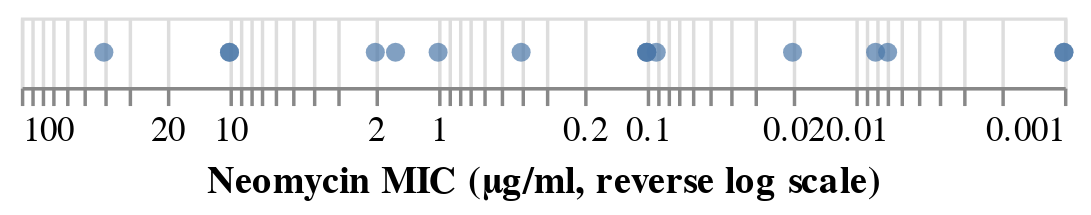

The cell this chart's notebook holds for it:
### Markdown cell above
The axis is starting to get a bit confusing: we're plotting data on a logarithmic scale, in the reverse direction, and without a clear indication of what our units are. So it's important to add a more informative axis title: we'll use the `title` property of the encoding to provide the desired title text:

### Code cell
alt.Chart(antibiotics).mark_circle().encode(
    alt.X('Neomycin:Q',
          sort='descending',
          scale=alt.Scale(type='log'),
          title='Neomycin MIC (μg/ml, reverse log scale)')
)

### Figure 1 — Vega-Lite specification as saved in the notebook (floating-point values rounded to 4 significant figures)
{"config": {"view": {"continuousWidth": 300, "continuousHeight": 300}}, "data": {"name": "data-8833440f737304311e72aeeffd7b9881"}, "mark": {"type": "circle"}, "encoding": {"x": {"field": "Neomycin", "scale": {"type": "log"}, "sort": "descending", "title": "Neomycin MIC (μg/ml, reverse log scale)", "type": "quantitative"}}, "$schema": "https://vega.github.io/schema/vega-lite/v5.8.0.json", "datasets": {"data-8833440f737304311e72aeeffd7b9881": [{"Bacteria": "Aerobacter aerogenes", "Penicillin": 870.0, "Streptomycin": 1.0, "Neomycin": 1.6, "Gram_Staining": "negative", "Genus": "other"}, {"Bacteria": "Bacillus anthracis", "Penicillin": 0.001, "Streptomycin": 0.01, "Neomycin": 0.007, "Gram_Staining": "positive", "Genus": "other"}, {"Bacteria": "Brucella abortus", "Penicillin": 1.0, "Streptomycin": 2.0, "Neomycin": 0.02, "Gram_Staining": "negative", "Genus": "other"}, {"Bacteria": "Diplococcus pneumoniae", "Penicillin": 0.005, "Streptomycin": 11.0, "Neomycin": 10.0, "Gram_Staining": "positive", "Genus": "other"}, {"Bacteria": "Escherichia coli", "Penicillin": 100.0, "Streptomycin": 0.4, "Neomycin": 0.1, "Gram_Staining": "negative", "Genus": "other"}, {"Bacteria": "Klebsiella pneumoniae", "Penicillin": 850.0, "Streptomycin": 1.2, "Neomycin": 1.0, "Gram_Staining": "negative", "Genus": "other"}, {"Bacteria": "Mycobacterium tuberculosis", "Penicillin": 800.0, "Streptomycin": 5.0, "Neomycin": 2.0, "Gram_Staining": "negative", "Genus": "other"}, {"Bacteria": "Proteus vulgaris", "Penicillin": 3.0, "Streptomycin": 0.1, "Neomycin": 0.1, "Gram_Staining": "negative", "Genus": "other"}, {"Bacteria": "Pseudomonas aeruginosa", "Penicillin": 850.0, "Streptomycin": 2.0, "Neomycin": 0.4, "Gram_Staining": "negative", "Genus": "other"}, {"Bacteria": "Salmonella (Eberthella) typhosa", "Penicillin": 1.0, "Streptomycin": 0.4, "Neomycin": 0.008, "Gram_Staining": "negative", "Genus": "Salmonella"}, {"Bacteria": "Salmonella schottmuelleri", "Penicillin": 10.0, "Streptomycin": 0.8, "Neomycin": 0.09, "Gram_Staining": "negative", "Genus": "Salmonella"}, {"Bacteria": "Staphylococcus albus", "Penicillin": 0.007, "Streptomycin": 0.1, "Neomycin": 0.001, "Gram_Staining": "positive", "Genus": "Staphylococcus"}, {"Bacteria": "Staphylococcus aureus", "Penicillin": 0.03, "Streptomycin": 0.03, "Neomycin": 0.001, "Gram_Staining": "positive", "Genus": "Staphylococcus"}, {"Bacteria": "Streptococcus fecalis", "Penicillin": 1.0, "Streptomycin": 1.0, "Neomycin": 0.1, "Gram_Staining": "positive", "Genus": "Streptococcus"}, {"Bacteria": "Streptococcus hemolyticus", "Penicillin": 0.001, "Streptomycin": 14.0, "Neomycin": 10.0, "Gram_Staining": "positive", "Genus": "Streptococcus"}, {"Bacteria": "Streptococcus viridans", "Penicillin": 0.005, "Streptomycin": 10.0, "Neomycin": 40.0, "Gram_Staining": "positive", "Genus": "Streptococcus"}]}}
